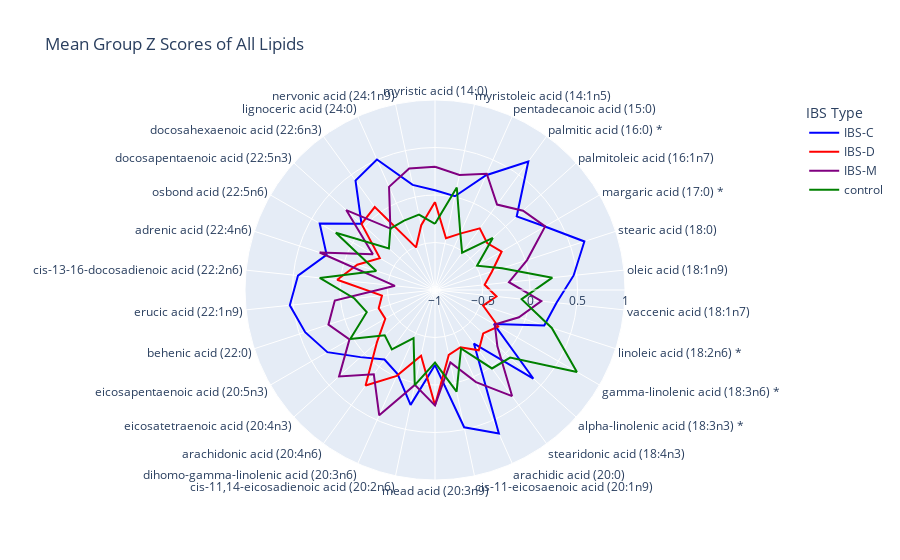

This figure's notebook cell:
### Code cell
fig = px.line_polar(pd.melt(all_radar_df.T.reset_index(), id_vars="index"), 
                    r="value", 
                    theta="index", color="IBS Type",
                    color_discrete_sequence=["blue","red","purple","green"],
                    title="Mean Group Z Scores of All Lipids",
                    line_close=True)
fig.update_layout(
  polar=dict(
    radialaxis=dict(
      visible=True,
      range=[-1, 1]
    )))
fig.show()
fig.write_html("Figures/Metabolome_Z_radar_ALL.html")

### Figure 1 — Plotly figure (JSON) as saved in the notebook; plotly's stock layout.template omitted (floating-point values rounded to 4 significant figures)
{"data": [{"hovertemplate": "IBS Type=IBS-C<br>value=%{r}<br>index=%{theta}<extra></extra>", "legendgroup": "IBS-C", "line": {"color": "blue", "dash": "solid"}, "mode": "lines", "name": "IBS-C", "r": [0.04999, 0.008868, 0.3226, 0.6711, 0.1575, 0.3358, 0.6534, 0.4671, 0.2865, 0.2095, -0.2833, 0.3926, -0.3032, 0.6526, 0.4769, -0.21, 0.2364, -0.03177, -0.09545, 0.05604, 0.3083, 0.437, 0.5369, 0.45, 0.1994, 0.4016, 0.0409, 0.4233, 0.5034, 0.1314, 0.04999], "showlegend": true, "subplot": "polar", "theta": ["myristic acid (14:0)", "myristoleic acid (14:1n5)", "pentadecanoic acid (15:0)", "palmitic acid (16:0) *", "palmitoleic acid (16:1n7)", "margaric acid (17:0) *", "stearic acid (18:0)", "oleic acid (18:1n9)", "vaccenic acid (18:1n7)", "linoleic acid (18:2n6) *", "gamma-linolenic acid (18:3n6) *", "alpha-linolenic acid (18:3n3) *", "stearidonic acid (18:4n3)", "arachidic acid (20:0)", "cis-11-eicosaenoic acid (20:1n9)", "mead acid (20:3n9)", "cis-11,14-eicosadienoic acid (20:2n6)", "dihomo-gamma-linolenic acid (20:3n6)", "arachidonic acid (20:4n6)", "eicosatetraenoic acid (20:4n3)", "eicosapentaenoic acid (20:5n3)", "behenic acid (22:0)", "erucic acid (22:1n9)", "cis-13-16-docosadienoic acid (22:2n6)", "adrenic acid (22:4n6)", "osbond acid (22:5n6)", "docosapentaenoic acid (22:5n3)", "docosahexaenoic acid (22:6n3)", "lignoceric acid (24:0)", "nervonic acid (24:1n9)", "myristic acid (14:0)"], "type": "scatterpolar"}, {"hovertemplate": "IBS Type=IBS-D<br>value=%{r}<br>index=%{theta}<extra></extra>", "legendgroup": "IBS-D", "line": {"color": "red", "dash": "solid"}, "mode": "lines", "name": "IBS-D", "r": [-0.07314, -0.4429, -0.3506, -0.1984, -0.2615, -0.1901, -0.3694, -0.4744, -0.3493, -0.4679, -0.2317, -0.317, -0.2161, -0.3405, -0.3017, 0.2141, -0.2933, -0.01081, 0.2434, -0.1773, -0.3956, -0.3767, -0.4387, 0.03493, -0.1396, -0.3295, 0.04063, 0.07909, -0.5091, -0.3032, -0.07314], "showlegend": true, "subplot": "polar", "theta": ["myristic acid (14:0)", "myristoleic acid (14:1n5)", "pentadecanoic acid (15:0)", "palmitic acid (16:0) *", "palmitoleic acid (16:1n7)", "margaric acid (17:0) *", "stearic acid (18:0)", "oleic acid (18:1n9)", "vaccenic acid (18:1n7)", "linoleic acid (18:2n6) *", "gamma-linolenic acid (18:3n6) *", "alpha-linolenic acid (18:3n3) *", "stearidonic acid (18:4n3)", "arachidic acid (20:0)", "cis-11-eicosaenoic acid (20:1n9)", "mead acid (20:3n9)", "cis-11,14-eicosadienoic acid (20:2n6)", "dihomo-gamma-linolenic acid (20:3n6)", "arachidonic acid (20:4n6)", "eicosatetraenoic acid (20:4n3)", "eicosapentaenoic acid (20:5n3)", "behenic acid (22:0)", "erucic acid (22:1n9)", "cis-13-16-docosadienoic acid (22:2n6)", "adrenic acid (22:4n6)", "osbond acid (22:5n6)", "docosapentaenoic acid (22:5n3)", "docosahexaenoic acid (22:6n3)", "lignoceric acid (24:0)", "nervonic acid (24:1n9)", "myristic acid (14:0)"], "type": "scatterpolar"}, {"hovertemplate": "IBS Type=IBS-M<br>value=%{r}<br>index=%{theta}<extra></extra>", "legendgroup": "IBS-M", "line": {"color": "purple", "dash": "solid"}, "mode": "lines", "name": "IBS-M", "r": [0.2974, 0.2388, 0.3399, 0.1113, 0.2472, 0.3389, 0.0189, -0.2173, 0.1253, -0.07129, -0.2731, -0.117, 0.3802, 0.06086, -0.2213, 0.2141, 0.02143, 0.4433, 0.09599, 0.359, 0.03932, 0.1795, 0.06052, -0.5761, 0.2767, -0.2454, 0.2575, -0.201, 0.1888, 0.3069, 0.2974], "showlegend": true, "subplot": "polar", "theta": ["myristic acid (14:0)", "myristoleic acid (14:1n5)", "pentadecanoic acid (15:0)", "palmitic acid (16:0) *", "palmitoleic acid (16:1n7)", "margaric acid (17:0) *", "stearic acid (18:0)", "oleic acid (18:1n9)", "vaccenic acid (18:1n7)", "linoleic acid (18:2n6) *", "gamma-linolenic acid (18:3n6) *", "alpha-linolenic acid (18:3n3) *", "stearidonic acid (18:4n3)", "arachidic acid (20:0)", "cis-11-eicosaenoic acid (20:1n9)", "mead acid (20:3n9)", "cis-11,14-eicosadienoic acid (20:2n6)", "dihomo-gamma-linolenic acid (20:3n6)", "arachidonic acid (20:4n6)", "eicosatetraenoic acid (20:4n3)", "eicosapentaenoic acid (20:5n3)", "behenic acid (22:0)", "erucic acid (22:1n9)", "cis-13-16-docosadienoic acid (22:2n6)", "adrenic acid (22:4n6)", "osbond acid (22:5n6)", "docosapentaenoic acid (22:5n3)", "docosahexaenoic acid (22:6n3)", "lignoceric acid (24:0)", "nervonic acid (24:1n9)", "myristic acid (14:0)"], "type": "scatterpolar"}, {"hovertemplate": "IBS Type=control<br>value=%{r}<br>index=%{theta}<extra></extra>", "legendgroup": "control", "line": {"color": "green", "dash": "solid"}, "mode": "lines", "name": "control", "r": [-0.3029, 0.103, -0.3449, -0.5145, -0.1812, -0.4887, -0.2571, 0.2415, -0.08338, 0.2926, 0.7251, 0.0638, 0.02085, -0.3261, 0.09371, -0.2353, 0.02422, -0.4448, -0.2273, -0.2879, 0.03016, -0.2447, -0.1473, 0.22, -0.3496, 0.2058, -0.3469, -0.201, -0.1998, -0.1893, -0.3029], "showlegend": true, "subplot": "polar", "theta": ["myristic acid (14:0)", "myristoleic acid (14:1n5)", "pentadecanoic acid (15:0)", "palmitic acid (16:0) *", "palmitoleic acid (16:1n7)", "margaric acid (17:0) *", "stearic acid (18:0)", "oleic acid (18:1n9)", "vaccenic acid (18:1n7)", "linoleic acid (18:2n6) *", "gamma-linolenic acid (18:3n6) *", "alpha-linolenic acid (18:3n3) *", "stearidonic acid (18:4n3)", "arachidic acid (20:0)", "cis-11-eicosaenoic acid (20:1n9)", "mead acid (20:3n9)", "cis-11,14-eicosadienoic acid (20:2n6)", "dihomo-gamma-linolenic acid (20:3n6)", "arachidonic acid (20:4n6)", "eicosatetraenoic acid (20:4n3)", "eicosapentaenoic acid (20:5n3)", "behenic acid (22:0)", "erucic acid (22:1n9)", "cis-13-16-docosadienoic acid (22:2n6)", "adrenic acid (22:4n6)", "osbond acid (22:5n6)", "docosapentaenoic acid (22:5n3)", "docosahexaenoic acid (22:6n3)", "lignoceric acid (24:0)", "nervonic acid (24:1n9)", "myristic acid (14:0)"], "type": "scatterpolar"}], "layout": {"legend": {"title": {"text": "IBS Type"}, "tracegroupgap": 0}, "polar": {"angularaxis": {"direction": "clockwise", "rotation": 90}, "domain": {"x": [0, 1], "y": [0, 1]}, "radialaxis": {"range": [-1, 1], "visible": true}}, "title": {"text": "Mean Group Z Scores of All Lipids"}}}
